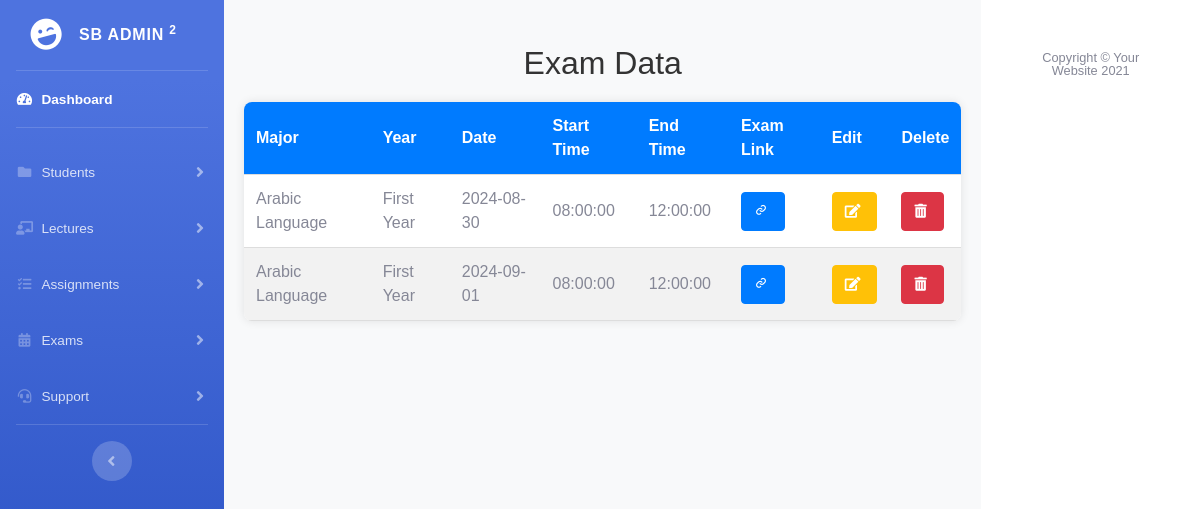
The app's page /admin/view_exam.php?id=1 with its own data.
### tables this page shows
CREATE TABLE `exams` (
  `exam_id` int(11) NOT NULL,
  `exam_name` varchar(255) NOT NULL,
  `course_id` int(11) NOT NULL,
  `exam_date` date DEFAULT curdate(),
  `start_time` time NOT NULL,
  `end_time` time NOT NULL,
  `total_marks` int(11) NOT NULL,
  `passing_marks` int(11) NOT NULL,
  `exam_link` varchar(255) NOT NULL
);

CREATE TABLE `courses` (
  `course_id` int(11) NOT NULL,
  `course_name` varchar(255) NOT NULL,
  `year` enum('First Year','Second Year','Third Year','Fourth Year') NOT NULL,
  `major` enum('Arabic Language','Geography','Chemistry','Physics','English Language','French Language','Science','Social Studies','Biology','Mathematics') NOT NULL,
  `lecture_times` varchar(255) DEFAULT NULL,
  `lecturer_name` varchar(255) DEFAULT 'Dr. Hashem Fathallah',
  `lecture_location` varchar(255) DEFAULT NULL
);

### admin/view_exam.php (the view, shortened to what this page needs)
<?php
  $course_id = $_SESSION["view_exam"];
  $conn = mysqli_connect("localhost", "root", "", "edumanage");
  $sql = "SELECT
      exams.*,
      courses.major,
      courses.year
    FROM
      exams
    INNER JOIN
      courses
    ON
      exams.course_id = courses.course_id
    WHERE
      exams.course_id = '$course_id'";
  $result = mysqli_query($conn, $sql);
?>
<?php require_once("inc/header.php"); ?>
<?php require_once("inc/nav.php"); ?>
<!DOCTYPE html>
<html lang="en">
<head>
    <link href="https://cdnjs.cloudflare.com/ajax/libs/font-awesome/5.15.4/css/all.min.css" rel="stylesheet">
</head>
<body>
    <div class="container">
        <h2 class="mt-4 text-center">Exam Data</h2>
        <table class="exam-table">
            <thead>
                <tr>
                    <th>Major</th>
                    <th>Year</th>
                    <th>Date</th>
                    <th>Start Time</th>
                    <th>End Time</th>
                    <th>Exam Link</th>
                    <th>Edit</th>
                    <th>Delete</th>
                </tr>
            </thead>
            <tbody>
              <?php if(mysqli_num_rows($result) > 0): ?>
                <?php while($row = mysqli_fetch_assoc($result)): ?>
                <tr>
                    <td><?= htmlspecialchars($row["major"]); ?></td>
                    <td><?= htmlspecialchars($row["year"]); ?></td>
                    <td><?= htmlspecialchars($row["exam_date"]); ?></td>
                    <td><?= htmlspecialchars($row["start_time"]); ?></td>
                    <td><?= htmlspecialchars($row["end_time"]); ?></td>
                        <td>
                            <a href="<?=$row["exam_link"] ?>" target="_blank" rel="noopener noreferrer" class="btn btn-custom-blue">
                                <i class='bx bx-link'></i>
                            </a>
                        </td>
                    <td>
                        <a href="edit_exam.php?id=<?= htmlspecialchars($row['exam_id']); ?>" class="btn btn-edit">
                            <i class="fas fa-edit"></i>
                        </a>
                    </td>
                    <td>
                        <a href="handlers/delete_exam.php?id=<?= htmlspecialchars($row['exam_id']); ?>" class="btn btn-delete">
                            <i class="fas fa-trash-alt"></i>
                        </a>
                    </td>
                </tr>
                <?php endwhile; ?>
                <?php endif; ?>
            </tbody>
        </table>
    </div>
    <?php require_once("inc/footer.php"); ?>
</body>
</html>

### admin/view_exam.php (style rules this page uses)
body { font-family: Arial, sans-serif; background-color: #f8f9fa; margin: 0; padding: 0; }
.container { width: 80%; margin: 0 auto; padding: 20px; }
h2 { margin-bottom: 20px; color: #333; }
.exam-table { width: 100%; border-collapse: collapse; background-color: #fff; border-radius: 8px; overflow: hidden; box-shadow: 0 0 10px rgba(0, 0, 0, 0.1); }
.exam-table th, .exam-table td { padding: 12px; text-align: left; border-bottom: 1px solid #ddd; }
.exam-table th { background-color: #007bff; color: #fff; }
.exam-table tr:nth-child(even) { background-color: #f2f2f2; }
.btn-custom-blue { background-color: #007bff; border-color: #007bff; color: #fff; padding: 8px 12px; font-size: 16px; }
.btn { display: inline-block; padding: 8px 12px; font-size: 14px; color: #fff; text-align: center; text-decoration: none; border-radius: 4px; cursor: pointer; }
.btn-edit { background-color: #ffc107; border-color: #ffc107; }
.btn-delete { background-color: #dc3545; border-color: #dc3545; }
.btn i { margin-right: 4px; }

### records on screen
exams: course.major "Arabic Language", course.year "First Year", exam_date "2024-08-30", start_time "08:00:00", end_time "12:00:00"
exams: course.major "Arabic Language", course.year "First Year", exam_date "2024-09-01", start_time "08:00:00", end_time "12:00:00"
